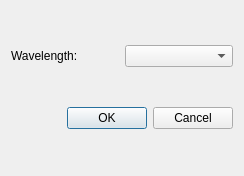
<?xml version="1.0" encoding="UTF-8"?>
<ui version="4.0">
 <class>ParaxialTraceDlg</class>
 <widget class="QDialog" name="ParaxialTraceDlg">
  <property name="geometry">
   <rect>
    <x>0</x>
    <y>0</y>
    <width>244</width>
    <height>176</height>
   </rect>
  </property>
  <property name="windowTitle">
   <string>Dialog</string>
  </property>
  <layout class="QGridLayout" name="gridLayout">
   <item row="0" column="0">
    <widget class="QLabel" name="label">
     <property name="text">
      <string>Wavelength: </string>
     </property>
    </widget>
   </item>
   <item row="0" column="1">
    <widget class="QComboBox" name="comboWvl"/>
   </item>
   <item row="1" column="0" colspan="2">
    <widget class="QDialogButtonBox" name="buttonBox">
     <property name="orientation">
      <enum>Qt::Horizontal</enum>
     </property>
     <property name="standardButtons">
      <set>QDialogButtonBox::Cancel|QDialogButtonBox::Ok</set>
     </property>
    </widget>
   </item>
  </layout>
 </widget>
 <resources/>
 <connections>
  <connection>
   <sender>buttonBox</sender>
   <signal>accepted()</signal>
   <receiver>ParaxialTraceDlg</receiver>
   <slot>accept()</slot>
   <hints>
    <hint type="sourcelabel">
     <x>248</x>
     <y>254</y>
    </hint>
    <hint type="destinationlabel">
     <x>157</x>
     <y>274</y>
    </hint>
   </hints>
  </connection>
  <connection>
   <sender>buttonBox</sender>
   <signal>rejected()</signal>
   <receiver>ParaxialTraceDlg</receiver>
   <slot>reject()</slot>
   <hints>
    <hint type="sourcelabel">
     <x>316</x>
     <y>260</y>
    </hint>
    <hint type="destinationlabel">
     <x>286</x>
     <y>274</y>
    </hint>
   </hints>
  </connection>
 </connections>
</ui>
